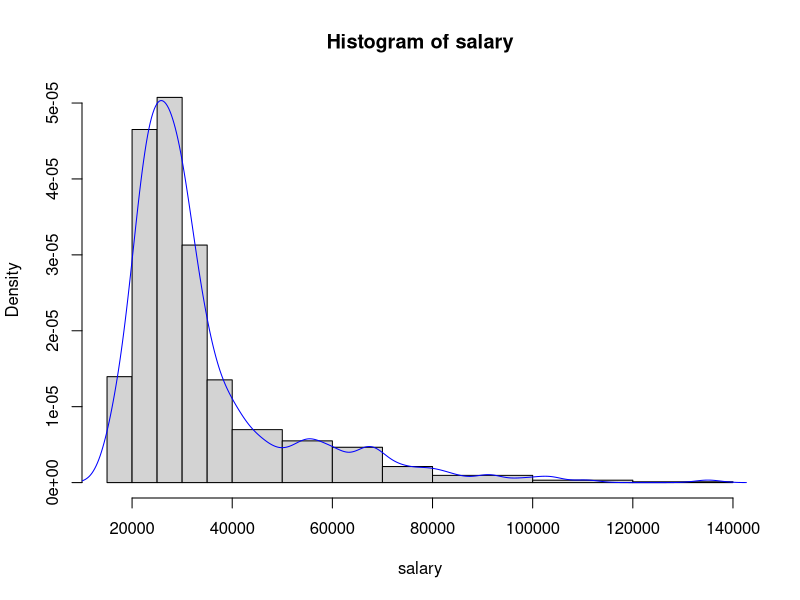
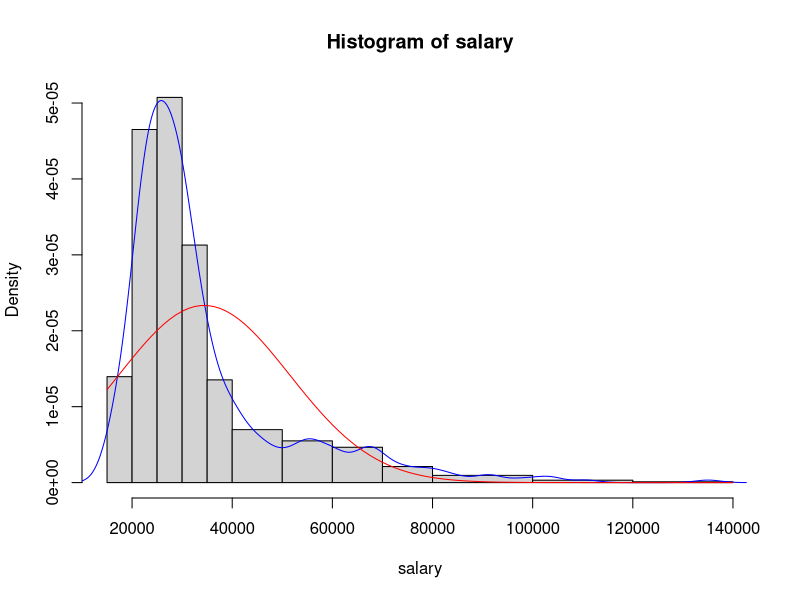
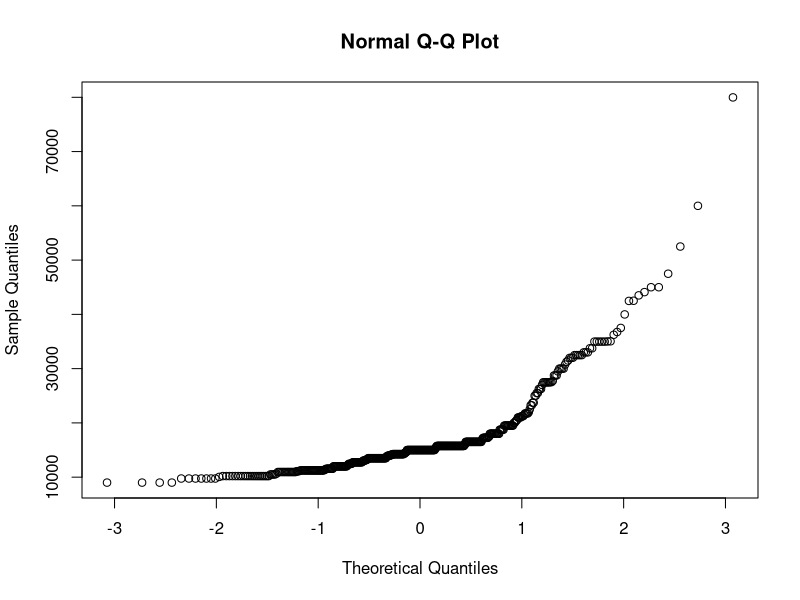
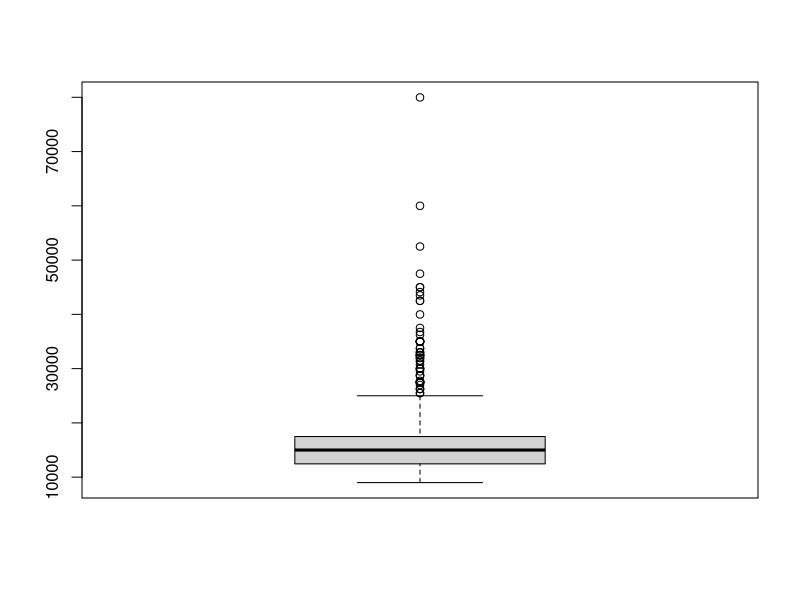
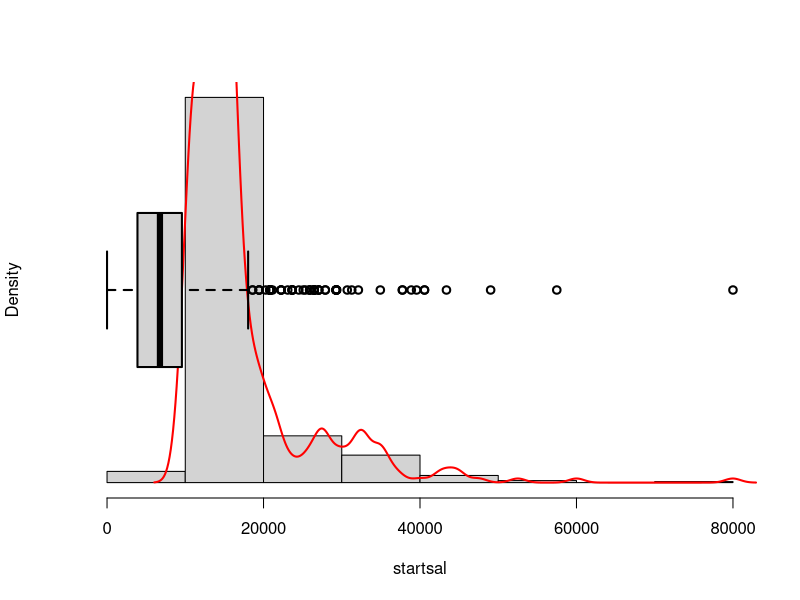
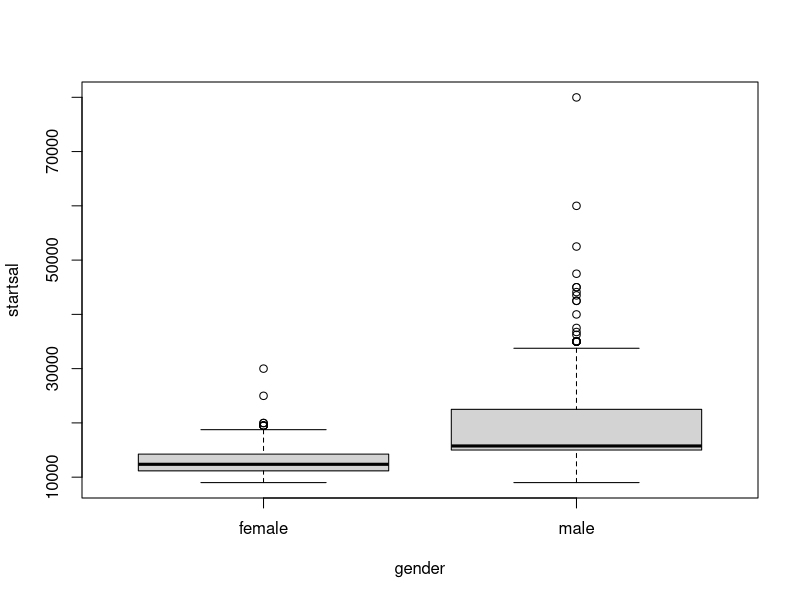
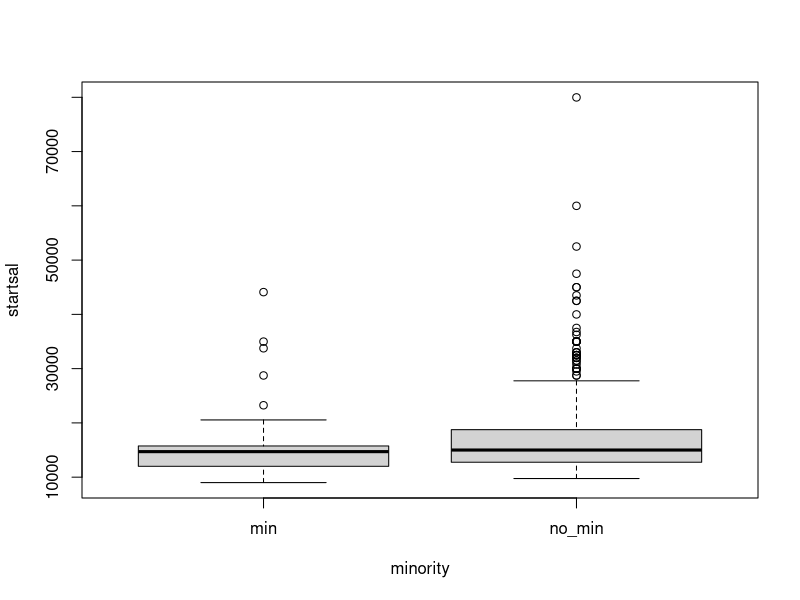
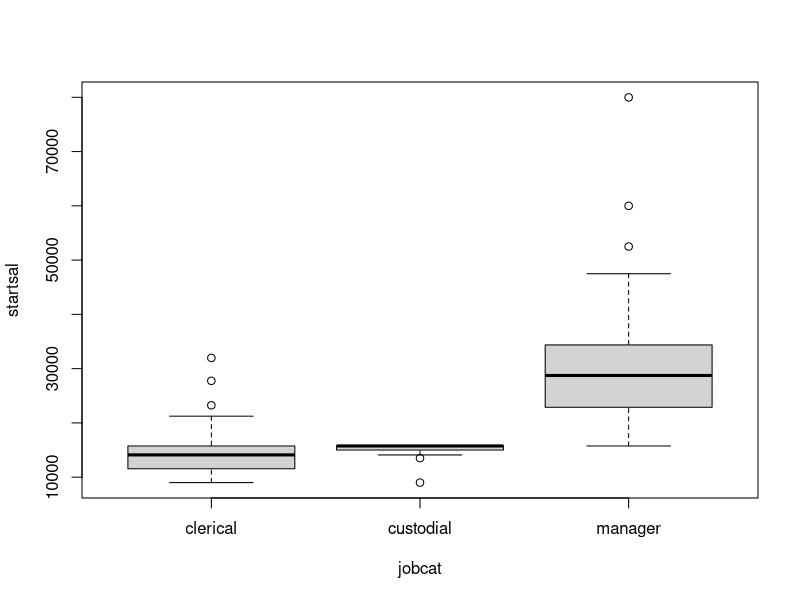

The R script that drew these images, in order:
## ---- chunk 1
employee <- read.table('./data/Employee.txt', header=T, sep=' ', as.is=NA)
employee
## ---- chunk 2
levels(employee$gender) <- c("female", "male")
employee
## ---- chunk 3
attach(employee)
x1 <-seq(15000,40000,by=5000)
x2 <-seq(50000,80000,by=10000)
x3 <-seq(100000,140000,by=20000)
hist(salary,breaks=c(x1,x2,x3))
lines(density(salary),col='blue')
## ---- chunk 4
hist(salary,breaks=c(x1,x2,x3))
lines(density(salary),col='blue')
curve(dnorm(x,mean=mean(salary),sd=sd(salary)),add=T,col='red')
## ---- chunk 5
qqnorm(startsal)
## ---- chunk 6
ks.test(startsal,pnorm,mean=mean(startsal),sd=sd(startsal))
## ---- chunk 7
shapiro.test(startsal)
## ---- chunk 8
boxplot(startsal)
## ---- chunk 9
hist(startsal,probability=TRUE,main="",axes=FALSE)
axis(1)
lines(density(startsal),col='red',lwd=2)
par(new=TRUE)
boxplot(startsal,horizontal=TRUE, axes=FALSE,lwd=2)
## ---- chunk 10
boxplot(startsal~gender)
## ---- chunk 11
boxplot(startsal~minority)
## ---- chunk 12
boxplot(startsal~jobcat)
## ---- chunk 13
boxplot(startsal~gender*jobcat)
## ---- chunk 14
mod <- lm(employee$salary~employee$age)
plot(employee$age,employee$salary)
abline(mod,col='blue')
## ---- chunk 15
mod <- lm(employee$salary~employee$edu)
plot(employee$edu, employee$salary)
abline(mod, col='blue')
## ---- chunk 16
tab<-table(gender)
tab.fi<-prop.table(tab)
barplot(tab)
pie(tab)
## ---- chunk 17
tab<-table(minority)
tab.fi<-prop.table(tab)
barplot(tab)
pie(tab)
## ---- chunk 18
tab2<-table(employee$jobcat,employee$minority)
addmargins(tab2); tab2
barplot(tab2,legend.text=TRUE, args.legend=list(x='top',bty='n'), density=30,col=c('green','blue','red'), main='Number of employees by jobcat and minority', beside=TRUE)
## ---- chunk 19
hist(airquality$Ozone, breaks=seq(from=0, by=10, length.out=18))
## ---- chunk 20
hist(airquality$Ozone, breaks=seq(from=0, by=10, length.out=18))
curve(dnorm(x,mean=mean(airquality$Ozone, na.rm=TRUE), sd=sd(airquality$Ozone, na.rm=TRUE)), add=TRUE, col='blue')
## ---- chunk 21
qqnorm(airquality$Ozone)
## ---- chunk 22
shapiro.test(airquality$Ozone)
## ---- chunk 23
boxplot(airquality$Ozone)
## ---- chunk 24
boxplot(airquality$Ozone~airquality$Month)
## ---- chunk 25
mod <- lm(airquality$Ozone~airquality$Wind)
plot(airquality$Wind,airquality$Ozone)
abline(mod,col='blue')
## ---- chunk 26
mod <- lm(airquality$Ozone~airquality$Temp)
plot(airquality$Temp,airquality$Ozone)
abline(mod,col='blue')
## ---- chunk 27
summary(lm(airquality$Ozone~airquality$Wind))$r.squared
## ---- chunk 28
summary(lm(airquality$Ozone~airquality$Temp))$r.squared
